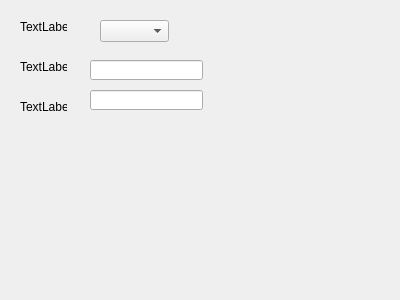
<?xml version="1.0" encoding="UTF-8"?>
<ui version="4.0">
 <class>Form</class>
 <widget class="QWidget" name="Form">
  <property name="geometry">
   <rect>
    <x>0</x>
    <y>0</y>
    <width>400</width>
    <height>300</height>
   </rect>
  </property>
  <property name="windowTitle">
   <string>Form</string>
  </property>
  <widget class="QLabel" name="label">
   <property name="geometry">
    <rect>
     <x>20</x>
     <y>20</y>
     <width>47</width>
     <height>13</height>
    </rect>
   </property>
   <property name="text">
    <string>TextLabel</string>
   </property>
  </widget>
  <widget class="QLabel" name="label_2">
   <property name="geometry">
    <rect>
     <x>20</x>
     <y>60</y>
     <width>47</width>
     <height>13</height>
    </rect>
   </property>
   <property name="text">
    <string>TextLabel</string>
   </property>
  </widget>
  <widget class="QLabel" name="label_3">
   <property name="geometry">
    <rect>
     <x>20</x>
     <y>100</y>
     <width>47</width>
     <height>13</height>
    </rect>
   </property>
   <property name="text">
    <string>TextLabel</string>
   </property>
  </widget>
  <widget class="QComboBox" name="comboBox">
   <property name="geometry">
    <rect>
     <x>100</x>
     <y>20</y>
     <width>69</width>
     <height>22</height>
    </rect>
   </property>
  </widget>
  <widget class="QLineEdit" name="lineEdit">
   <property name="geometry">
    <rect>
     <x>90</x>
     <y>60</y>
     <width>113</width>
     <height>20</height>
    </rect>
   </property>
  </widget>
  <widget class="QLineEdit" name="lineEdit_2">
   <property name="geometry">
    <rect>
     <x>90</x>
     <y>90</y>
     <width>113</width>
     <height>20</height>
    </rect>
   </property>
  </widget>
 </widget>
 <resources/>
 <connections/>
</ui>
